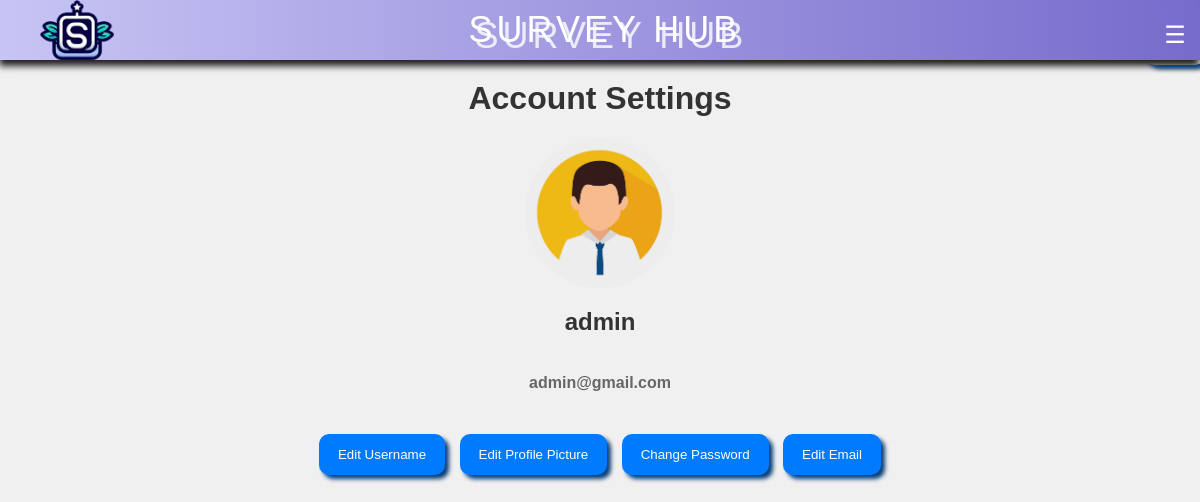
/account_settings (signed in), run on the app's committed database.
### app.py (models this page shows, shortened)
class users(db.Model):
    id = db.Column(db.Integer, primary_key=True)
    username = db.Column(db.String(50), unique=True,nullable=False)
    password = db.Column(db.String(50), nullable=False)
    email = db.Column(db.String(80), unique=True, nullable=False)
    role = db.Column(db.String(20), default='user')
    uuid = db.Column(db.String(36), unique=True, nullable=False, server_default=str(uuid.uuid4()))
    profile_picture = db.Column(db.String(255), default='avatar.avif')
    status = db.Column(db.String(20), default='active')
    deactivated_at = db.Column(db.DateTime, default=None)

### app.py (the view, shortened to what this page needs)
@app.route('/account_settings', methods=['GET', 'POST'])
def account_settings():
    user = get_current_user()  # Implement a function to get the current user
    message = None  # Initialize the message variable
    return render_template('account_settings.html', user=user, message=message)

### app.py (called while the page is built)
def get_current_user():
    if 'user_id' in session:
        user_id = session['user_id']
        user = users.query.get(user_id)  # Assuming you have a User model with an 'id' field
        if user:
            return user
    return None

### templates/account_settings.html (shortened to what this page needs)
<!DOCTYPE html>
<html lang="en">
<head>
    <link rel="stylesheet" href="{{ url_for('static', filename='account_settings.css') }}">
    <link rel="stylesheet" href="{{ url_for('static', filename='Navbar.css') }}">
</head>
<body>
    <header>
        <div id="logo">
        </div>
        <span class="logo-text">Survey Hub</span>
        <div id="menu-button">
            <button onclick="toggleNav()">☰</button>
        </div>
    </header>
      <div class="main-content">
        <h1>Account Settings</h1>
        <div class="profile-info">
            {% if user.profile_picture %}
                <img src="{{ url_for('get_uploaded_image', filename=user.profile_picture) }}" class="profile-picture img-fluid rounded-circle mb-3">
            {% endif %}
            <div class="user-details">
                <h5 class="username">{{ user.username }}</h5>
                <h6 class="email">{{ user.email }}</h6>
            </div>
            <button id="editUsernameBtn">Edit Username</button>
            <button id="editProfilePictureBtn">Edit Profile Picture</button>
            <button id="changePasswordBtn">Change Password</button>
            <button id="editEmailBtn">Edit Email</button>
        </div>
</body>
</html>

### static/account_settings.css (style rules this page uses)
body { font-family: Arial, sans-serif; background-color: #f0f0f0; margin: 0; padding: 0; }
h1 { color: #333; text-align: center; margin-top: 20px; }
.img-fluid.rounded-circle { width: 150px; height: 150px; border-radius: 50%; display: block; margin: 0 auto; margin-bottom: 20px; }
.profile-info { text-align: center; }
.profile-info h5 { margin: 0; }
.user-details { flex-grow: 1; }
.username { font-size: 1.5rem; margin-bottom: 5px; color: #333; }
.email { font-size: 1rem; color: #666; }
button { background-color: #007bff; color: #fff; border: 1px solid transparent; padding: 12px 18px; margin: 5px; border-radius: 10px; cursor: pointer; box-shadow: 4px 4px 4px 0px #0a3e76; transition: transform 0.2s; }

### static/navbar.css (style rules this page uses)
.logo-text { font-family: 'Poppins', sans-serif; font-size: 36px; text-transform: uppercase; letter-spacing: 4px; margin-left: -170px; text-shadow: 6px 6px 0px rgb(255 255 255 / 80%); animation: glow 1.5s ease-in-out infinite alternate; }
header { display: flex; align-items: center; justify-content: space-between; height: 60px; box-shadow: -1px 6px 7px #221d1d; color: white; background: linear-gradient(90deg, #C7C5F4, #776BCC); }
#logo { width: 200px; height: 60px; background-image: url('img/logo.png'); background-size: contain; width: 200px; height: 60px; background-image: url(img/logo.png); background-size: contain; margin-left: 40px; background-repeat: no-repeat; background-repeat: no-repeat; }
#menu-button { width: 60px; height: 60px; }
#menu-button button { width: 100%; height: 100%; border: none; background-color: transparent; color: white; font-size: 24px; cursor: pointer; }

### data on the page
users: profile_picture (placeholder picture), username "admin", email "admin@gmail.com"
